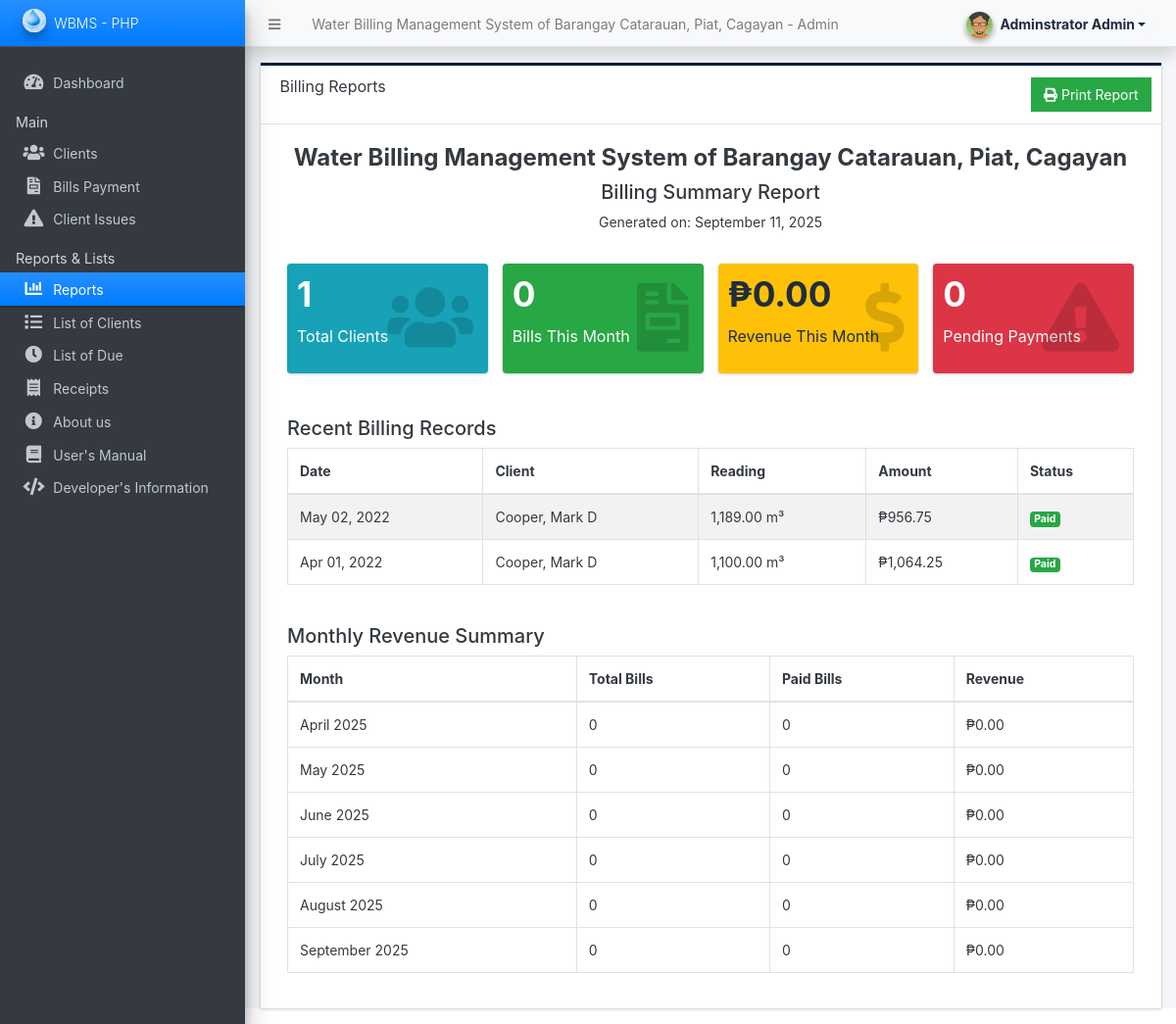
Page /admin/?page=reports (signed in) on the earlier database version.
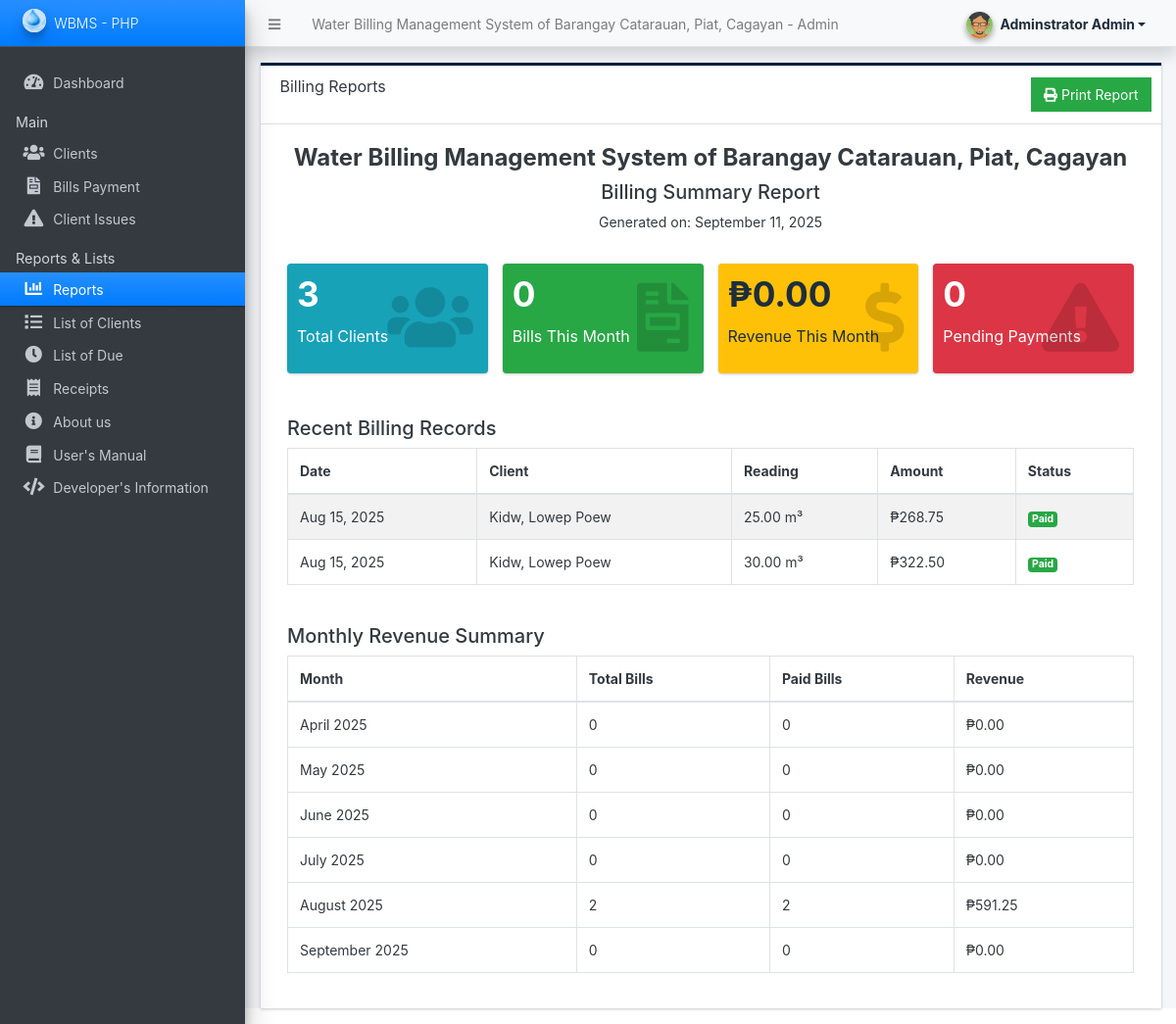
Same page on the later database version.
### tables this page shows
CREATE TABLE `billing_list` (
  `id` int(30) NOT NULL,
  `client_id` int(30) NOT NULL,
  `reading_date` date NOT NULL,
  `due_date` date NOT NULL,
  `reading` float(12,2) NOT NULL DEFAULT 0.00,
  `previous` float(12,2) NOT NULL DEFAULT 0.00,
  `rate` float(12,2) NOT NULL DEFAULT 0.00,
  `total` float(12,2) NOT NULL DEFAULT 0.00,
  `penalty` float(12,2) NOT NULL DEFAULT 0.00,
  `status` tinyint(1) NOT NULL DEFAULT 0 COMMENT '0= pending,\r\n1= paid',
  `date_created` datetime NOT NULL DEFAULT current_timestamp(),
  `date_updated` datetime NOT NULL DEFAULT current_timestamp() ON UPDATE current_timestamp()
);

### classes/DBConnection.php (called while the page is built, shortened)
<?php
class DBConnection{
    private $host = DB_SERVER;
    private $username = DB_USERNAME;
    private $password = DB_PASSWORD;
    private $database = DB_NAME;
    public $conn;
    public function __construct(){
        if (!isset($this->conn)) {
            $this->conn = new mysqli($this->host, $this->username, $this->password, $this->database);
        }
    }
}
?>

### classes/SystemSettings.php (called while the page is built, shortened)
<?php
class SystemSettings extends DBConnection{
	function info($field=''){
		if(!empty($field)){
			if(isset($_SESSION['system_info'][$field]))
				return $_SESSION['system_info'][$field];
			else
				return false;
		}else{
			return false;
		}
	}
}
$_settings = new SystemSettings();
?>

### admin/reports/index.php (the view, shortened to what the changed rows need)
<div class="card card-outline rounded-0 card-navy">
	<div class="card-header">
		<h3 class="card-title">Billing Reports</h3>
		<div class="card-tools">
			<button type="button" id="print_report" class="btn btn-flat btn-success">
				<span class="fas fa-print"></span> Print Report
			</button>
		</div>
	</div>
	<div class="card-body">
		<div class="container-fluid" id="report_content">
			<div class="row mb-3">
				<div class="col-12 text-center">
					<h4><strong><?php echo $_settings->info('name') ?></strong></h4>
					<h5>Billing Summary Report</h5>
					<p>Generated on: <?php echo date('F d, Y') ?></p>
				</div>
			</div>
			<div class="row mb-4">
				<?php
				$total_clients = $conn->query("SELECT COUNT(*) as count FROM client_list WHERE delete_flag = 0")->fetch_assoc()['count'];
				$current_month = date('Y-m');
				$bills_this_month = $conn->query("SELECT COUNT(*) as count FROM billing_list WHERE DATE_FORMAT(reading_date, '%Y-%m') = '$current_month'")->fetch_assoc()['count'];
				$revenue_this_month = $conn->query("SELECT SUM(total) as revenue FROM billing_list WHERE DATE_FORMAT(reading_date, '%Y-%m') = '$current_month' AND status = 1")->fetch_assoc()['revenue'] ?? 0;
				$pending_payments = $conn->query("SELECT COUNT(*) as count FROM billing_list WHERE status = 0")->fetch_assoc()['count'];
				?>
				<div class="col-lg-3 col-md-6">
					<div class="small-box bg-info">
						<div class="inner">
							<h3><?php echo number_format($total_clients) ?></h3>
							<p>Total Clients</p>
						</div>
						<div class="icon">
							<i class="fas fa-users"></i>
						</div>
					</div>
				</div>
				<div class="col-lg-3 col-md-6">
					<div class="small-box bg-success">
						<div class="inner">
							<h3><?php echo number_format($bills_this_month) ?></h3>
							<p>Bills This Month</p>
						</div>
						<div class="icon">
							<i class="fas fa-file-invoice"></i>
						</div>
					</div>
				</div>
				<div class="col-lg-3 col-md-6">
					<div class="small-box bg-warning">
						<div class="inner">
							<h3>₱<?php echo number_format($revenue_this_month, 2) ?></h3>
							<p>Revenue This Month</p>
						</div>
						<div class="icon">
							<i class="fas fa-dollar-sign"></i>
						</div>
					</div>
				</div>
				<div class="col-lg-3 col-md-6">
					<div class="small-box bg-danger">
						<div class="inner">
							<h3><?php echo number_format($pending_payments) ?></h3>
							<p>Pending Payments</p>
						</div>
						<div class="icon">
							<i class="fas fa-exclamation-triangle"></i>
						</div>
					</div>
				</div>
			</div>
			<div class="row">
				<div class="col-12">
					<h5>Recent Billing Records</h5>
					<table class="table table-bordered table-striped">
						<thead>
							<tr>
								<th>Date</th>
								<th>Client</th>
								<th>Reading</th>
								<th>Amount</th>
								<th>Status</th>
							</tr>
						</thead>
						<tbody>
							<?php
							$recent_bills = $conn->query("SELECT b.*, concat(c.lastname, ', ', c.firstname, ' ', coalesce(c.middlename,'')) as client_name
														 FROM billing_list b
														 INNER JOIN client_list c ON b.client_id = c.id
														 ORDER BY b.date_created DESC
														 LIMIT 10");
							while($row = $recent_bills->fetch_assoc()):
							?>
							<tr>
								<td><?php echo date('M d, Y', strtotime($row['reading_date'])) ?></td>
								<td><?php echo $row['client_name'] ?></td>
								<td><?php echo number_format($row['reading'], 2) ?> m³</td>
								<td>₱<?php echo number_format($row['total'], 2) ?></td>
								<td>
									<?php if($row['status'] == 1): ?>
										<span class="badge badge-success">Paid</span>
									<?php else: ?>
										<span class="badge badge-warning">Pending</span>
									<?php endif; ?>
								</td>
							</tr>
							<?php endwhile; ?>
						</tbody>
					</table>
				</div>
			</div>
			<div class="row mt-4">
				<div class="col-12">
					<h5>Monthly Revenue Summary</h5>
					<table class="table table-bordered">
						<thead>
							<tr>
								<th>Month</th>
								<th>Total Bills</th>
								<th>Paid Bills</th>
								<th>Revenue</th>
							</tr>
						</thead>
						<tbody>
							<?php
							for($i = 5; $i >= 0; $i--):
								$month = date('Y-m', strtotime("-$i months"));
								$month_name = date('F Y', strtotime("-$i months"));
								$monthly_stats = $conn->query("SELECT
													COUNT(*) as total_bills,
													SUM(CASE WHEN status = 1 THEN 1 ELSE 0 END) as paid_bills,
													SUM(CASE WHEN status = 1 THEN total ELSE 0 END) as revenue
													FROM billing_list
													WHERE DATE_FORMAT(reading_date, '%Y-%m') = '$month'")->fetch_assoc();
							?>
							<tr>
								<td><?php echo $month_name ?></td>
								<td><?php echo number_format($monthly_stats['total_bills']) ?></td>
								<td><?php echo number_format($monthly_stats['paid_bills']) ?></td>
								<td>₱<?php echo number_format($monthly_stats['revenue'], 2) ?></td>
							</tr>
							<?php endfor; ?>
						</tbody>
					</table>
				</div>
			</div>
		</div>
	</div>
</div>

Differences in the rows shown:
removed billing_list: reading_date "May 02, 2022", client_name "Cooper, Mark D", reading "1,189.00", total "956.75", status "Paid"
removed billing_list: reading_date "Apr 01, 2022", client_name "Cooper, Mark D", reading "1,100.00", total "1,064.25", status "Paid"
added billing_list: reading_date "Aug 15, 2025", client_name "Kidw, Lowep Poew", reading "25.00", total "268.75", status "Paid"
added billing_list: reading_date "Aug 15, 2025", client_name "Kidw, Lowep Poew", reading "30.00", total "322.50", status "Paid"
Other differences:
$total_clients: "1" → "3"
new list line: "August 2025 2 2 ₱ 591.25"
list line gone: "August 2025 0 0 ₱ 0.00"
